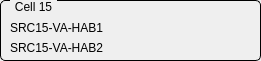
  <widget class="QGroupBox" name="GBCell15">
   <property name="geometry">
    <rect>
     <x>10</x>
     <y>530</y>
     <width>261</width>
     <height>61</height>
    </rect>
   </property>
   <property name="styleSheet">
    <string notr="true">QGroupBox {
    border: 1px solid black;
    border-radius: 5px;
    margin-top: 0.5em;
}

QGroupBox::title {
    subcontrol-origin: margin;
    left: 10px;
    padding: 0 3px 0 3px;
}</string>
   </property>
   <property name="title">
    <string>Cell 15</string>
   </property>
   <property name="checkable">
    <bool>false</bool>
   </property>
   <widget class="QLabel" name="label_14">
    <property name="geometry">
     <rect>
      <x>10</x>
      <y>20</y>
      <width>121</width>
      <height>16</height>
     </rect>
    </property>
    <property name="text">
     <string>SRC15-VA-HAB1</string>
    </property>
   </widget>
   <widget class="QLabel" name="label_35">
    <property name="geometry">
     <rect>
      <x>10</x>
      <y>40</y>
      <width>121</width>
      <height>16</height>
     </rect>
    </property>
    <property name="text">
     <string>SRC15-VA-HAB2</string>
    </property>
   </widget>
   <widget class="QESimpleShape" name="Status_31">
    <property name="geometry">
     <rect>
      <x>220</x>
      <y>20</y>
      <width>16</width>
      <height>16</height>
     </rect>
    </property>
    <property name="shape">
     <enum>QSimpleShape::circle</enum>
    </property>
    <property name="colour0" stdset="0">
     <color>
      <red>60</red>
      <green>20</green>
      <blue>20</blue>
     </color>
    </property>
    <property name="colour1" stdset="0">
     <color>
      <red>240</red>
      <green>5</green>
      <blue>5</blue>
     </color>
    </property>
    <property name="variable" stdset="0">
     <string>SRC$(v1)-VA-HAB1-FLS2:isInterlock</string>
    </property>
    <property name="variableSubstitutions" stdset="0">
     <string>v1=15</string>
    </property>
    <property name="edgeAlarmStateOption" stdset="0">
     <enum>QESimpleShape::Never</enum>
    </property>
    <property name="displayAlarmStateOption" stdset="0">
     <enum>QESimpleShape::Never</enum>
    </property>
   </widget>
   <widget class="QESimpleShape" name="ledSRC15HAB1S1">
    <property name="geometry">
     <rect>
      <x>150</x>
      <y>20</y>
      <width>16</width>
      <height>16</height>
     </rect>
    </property>
    <property name="shape">
     <enum>QSimpleShape::circle</enum>
    </property>
    <property name="colour0" stdset="0">
     <color>
      <red>60</red>
      <green>20</green>
      <blue>20</blue>
     </color>
    </property>
    <property name="colour1" stdset="0">
     <color>
      <red>240</red>
      <green>5</green>
      <blue>5</blue>
     </color>
    </property>
    <property name="flash0" stdset="0">
     <bool>false</bool>
    </property>
    <property name="flash1" stdset="0">
     <bool>false</bool>
    </property>
    <property name="variable" stdset="0">
     <string>SRC$(v1)-VA-HAB1-FLS1:isInterlock</string>
    </property>
    <property name="variableSubstitutions" stdset="0">
     <string>v1=15</string>
    </property>
    <property name="edgeAlarmStateOption" stdset="0">
     <enum>QESimpleShape::Never</enum>
    </property>
    <property name="displayAlarmStateOption" stdset="0">
     <enum>QESimpleShape::Never</enum>
    </property>
   </widget>
   <widget class="QESimpleShape" name="Status_33">
    <property name="geometry">
     <rect>
      <x>220</x>
      <y>40</y>
      <width>16</width>
      <height>16</height>
     </rect>
    </property>
    <property name="shape">
     <enum>QSimpleShape::circle</enum>
    </property>
    <property name="colour0" stdset="0">
     <color>
      <red>60</red>
      <green>20</green>
      <blue>20</blue>
     </color>
    </property>
    <property name="colour1" stdset="0">
     <color>
      <red>240</red>
      <green>5</green>
      <blue>5</blue>
     </color>
    </property>
    <property name="variable" stdset="0">
     <string>SRC$(v1)-VA-HAB2-FLS2:isInterlock</string>
    </property>
    <property name="variableSubstitutions" stdset="0">
     <string>v1=15</string>
    </property>
    <property name="edgeAlarmStateOption" stdset="0">
     <enum>QESimpleShape::Never</enum>
    </property>
    <property name="displayAlarmStateOption" stdset="0">
     <enum>QESimpleShape::Never</enum>
    </property>
   </widget>
   <widget class="QESimpleShape" name="ledSRC15HAB2S1">
    <property name="geometry">
     <rect>
      <x>150</x>
      <y>40</y>
      <width>16</width>
      <height>16</height>
     </rect>
    </property>
    <property name="shape">
     <enum>QSimpleShape::circle</enum>
    </property>
    <property name="colour0" stdset="0">
     <color>
      <red>60</red>
      <green>20</green>
      <blue>20</blue>
     </color>
    </property>
    <property name="colour1" stdset="0">
     <color>
      <red>240</red>
      <green>5</green>
      <blue>5</blue>
     </color>
    </property>
    <property name="flash0" stdset="0">
     <bool>false</bool>
    </property>
    <property name="flash1" stdset="0">
     <bool>false</bool>
    </property>
    <property name="variable" stdset="0">
     <string>SRC$(v1)-VA-HAB2-FLS1:isInterlock</string>
    </property>
    <property name="variableSubstitutions" stdset="0">
     <string>v1=15</string>
    </property>
    <property name="edgeAlarmStateOption" stdset="0">
     <enum>QESimpleShape::Never</enum>
    </property>
    <property name="displayAlarmStateOption" stdset="0">
     <enum>QESimpleShape::Never</enum>
    </property>
   </widget>
  </widget>
